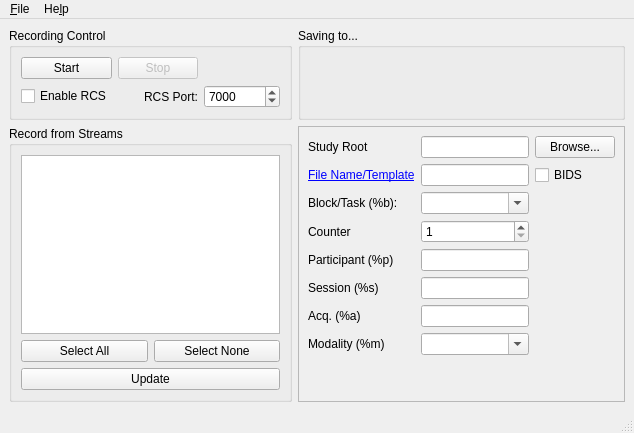
<?xml version="1.0" encoding="UTF-8"?>
<ui version="4.0">
 <class>MainWindow</class>
 <widget class="QMainWindow" name="MainWindow">
  <property name="geometry">
   <rect>
    <x>0</x>
    <y>0</y>
    <width>634</width>
    <height>433</height>
   </rect>
  </property>
  <property name="windowTitle">
   <string>Lab Recorder - (CSV OUTPUT 1.0)</string>
  </property>
  <widget class="QWidget" name="centralwidget">
   <layout class="QGridLayout" name="gridLayout_master">
    <item row="0" column="0">
     <widget class="QGroupBox" name="groupBox_recording">
      <property name="title">
       <string>Recording Control</string>
      </property>
      <layout class="QGridLayout" name="formLayout">
       <item row="0" column="0">
        <widget class="QPushButton" name="startButton">
         <property name="text">
          <string>Start</string>
         </property>
         <property name="shortcut">
          <string>Ctrl+S</string>
         </property>
        </widget>
       </item>
       <item row="0" column="1">
        <widget class="QPushButton" name="stopButton">
         <property name="enabled">
          <bool>false</bool>
         </property>
         <property name="text">
          <string>Stop</string>
         </property>
        </widget>
       </item>
       <item row="1" column="0">
        <widget class="QCheckBox" name="rcsCheckBox">
         <property name="text">
          <string>Enable RCS</string>
         </property>
         <property name="tristate">
          <bool>false</bool>
         </property>
        </widget>
       </item>
       <item row="1" column="1">
        <widget class="QLabel" name="rcsportLabel">
         <property name="text">
          <string>RCS Port:</string>
         </property>
         <property name="alignment">
          <set>Qt::AlignRight|Qt::AlignTrailing|Qt::AlignVCenter</set>
         </property>
        </widget>
       </item>
       <item row="1" column="2">
        <widget class="QSpinBox" name="rcsport">
         <property name="minimum">
          <number>1</number>
         </property>
         <property name="maximum">
          <number>65535</number>
         </property>
         <property name="value">
          <number>7000</number>
         </property>
        </widget>
       </item>
      </layout>
     </widget>
    </item>
    <item row="2" column="0">
     <widget class="QGroupBox" name="groupBox_streams">
      <property name="title">
       <string>Record from Streams</string>
      </property>
      <layout class="QVBoxLayout" name="verticalLayout_streams">
       <item>
        <widget class="QListWidget" name="streamList">
         <property name="selectionMode">
          <enum>QAbstractItemView::SingleSelection</enum>
         </property>
         <property name="selectionBehavior">
          <enum>QAbstractItemView::SelectItems</enum>
         </property>
        </widget>
       </item>
       <item>
        <layout class="QHBoxLayout" name="horizontalLayout_streamsel">
         <item>
          <widget class="QPushButton" name="selectAllButton">
           <property name="text">
            <string>Select All</string>
           </property>
          </widget>
         </item>
         <item>
          <widget class="QPushButton" name="selectNoneButton">
           <property name="text">
            <string>Select None</string>
           </property>
          </widget>
         </item>
        </layout>
       </item>
       <item>
        <widget class="QPushButton" name="refreshButton">
         <property name="text">
          <string>Update</string>
         </property>
         <property name="shortcut">
          <string>Ctrl+U</string>
         </property>
        </widget>
       </item>
      </layout>
     </widget>
    </item>
    <item row="0" column="1">
     <widget class="QGroupBox" name="groupBox_rootFolder">
      <property name="title">
       <string>Saving to...</string>
      </property>
      <layout class="QHBoxLayout" name="horizontalLayout_studyRoot">
       <item>
        <widget class="QLabel" name="locationLabel"/>
       </item>
      </layout>
     </widget>
    </item>
    <item row="2" column="1">
     <widget class="QScrollArea" name="scrollArea">
      <property name="widgetResizable">
       <bool>true</bool>
      </property>
      <widget class="QWidget" name="scrollAreaWidgetContents">
       <property name="geometry">
        <rect>
         <x>0</x>
         <y>0</y>
         <width>332</width>
         <height>284</height>
        </rect>
       </property>
       <layout class="QGridLayout" name="gridLayout_2">
        <item row="3" column="0">
         <widget class="QLabel" name="label_counter">
          <property name="text">
           <string>Counter</string>
          </property>
         </widget>
        </item>
        <item row="5" column="0">
         <widget class="QLabel" name="label_session">
          <property name="text">
           <string>Session (%s)</string>
          </property>
         </widget>
        </item>
        <item row="4" column="1">
         <widget class="QLineEdit" name="lineEdit_participant"/>
        </item>
        <item row="1" column="1">
         <widget class="QLineEdit" name="lineEdit_template"/>
        </item>
        <item row="5" column="1">
         <widget class="QLineEdit" name="lineEdit_session"/>
        </item>
        <item row="0" column="1">
         <widget class="QLineEdit" name="rootEdit"/>
        </item>
        <item row="2" column="0">
         <widget class="QLabel" name="label_currBlock">
          <property name="text">
           <string>Block/Task (%b):</string>
          </property>
         </widget>
        </item>
        <item row="0" column="2">
         <widget class="QPushButton" name="rootBrowseButton">
          <property name="text">
           <string>Browse...</string>
          </property>
          <property name="shortcut">
           <string>Ctrl+B</string>
          </property>
         </widget>
        </item>
        <item row="6" column="1">
         <widget class="QLineEdit" name="lineEdit_acq"/>
        </item>
        <item row="4" column="0">
         <widget class="QLabel" name="label_participant">
          <property name="text">
           <string>Participant (%p)</string>
          </property>
         </widget>
        </item>
        <item row="1" column="0">
         <widget class="QLabel" name="label_template">
          <property name="text">
           <string>&lt;a href=&quot;https://github.com/labstreaminglayer/App-LabRecorder/blob/master/doc/templates.md&quot;&gt;File Name/Template&lt;/a&gt;</string>
          </property>
          <property name="openExternalLinks">
           <bool>true</bool>
          </property>
         </widget>
        </item>
        <item row="0" column="0">
         <widget class="QLabel" name="label_studyroot">
          <property name="text">
           <string>Study Root</string>
          </property>
         </widget>
        </item>
        <item row="6" column="0">
         <widget class="QLabel" name="label_acq">
          <property name="text">
           <string>Acq. (%a)</string>
          </property>
         </widget>
        </item>
        <item row="1" column="2">
         <widget class="QCheckBox" name="check_bids">
          <property name="text">
           <string>BIDS</string>
          </property>
         </widget>
        </item>
        <item row="8" column="1">
         <spacer name="verticalSpacer">
          <property name="orientation">
           <enum>Qt::Vertical</enum>
          </property>
          <property name="sizeHint" stdset="0">
           <size>
            <width>0</width>
            <height>0</height>
           </size>
          </property>
         </spacer>
        </item>
        <item row="3" column="1">
         <widget class="QSpinBox" name="spin_counter">
          <property name="minimum">
           <number>1</number>
          </property>
          <property name="maximum">
           <number>1000</number>
          </property>
          <property name="value">
           <number>1</number>
          </property>
         </widget>
        </item>
        <item row="2" column="1">
         <widget class="QComboBox" name="input_blocktask">
          <property name="editable">
           <bool>true</bool>
          </property>
         </widget>
        </item>
        <item row="7" column="0">
         <widget class="QLabel" name="label_modality">
          <property name="text">
           <string>Modality (%m)</string>
          </property>
         </widget>
        </item>
        <item row="7" column="1">
         <widget class="QComboBox" name="input_modality">
          <property name="editable">
           <bool>true</bool>
          </property>
         </widget>
        </item>
       </layout>
      </widget>
     </widget>
    </item>
   </layout>
  </widget>
  <widget class="QMenuBar" name="menuBar">
   <property name="geometry">
    <rect>
     <x>0</x>
     <y>0</y>
     <width>634</width>
     <height>21</height>
    </rect>
   </property>
   <widget class="QMenu" name="menuFile">
    <property name="title">
     <string>&amp;File</string>
    </property>
    <addaction name="actionLoad_Configuration"/>
    <addaction name="actionSave_Configuration"/>
    <addaction name="separator"/>
    <addaction name="actionQuit"/>
   </widget>
   <widget class="QMenu" name="menuHelp">
    <property name="title">
     <string>He&amp;lp</string>
    </property>
    <addaction name="actionAbout"/>
   </widget>
   <addaction name="menuFile"/>
   <addaction name="menuHelp"/>
  </widget>
  <widget class="QStatusBar" name="statusBar"/>
  <action name="actionLoad_Configuration">
   <property name="text">
    <string>&amp;Load Configuration</string>
   </property>
   <property name="shortcut">
    <string>Ctrl+L</string>
   </property>
  </action>
  <action name="actionSave_Configuration">
   <property name="text">
    <string>&amp;Save Configuration</string>
   </property>
   <property name="shortcut">
    <string>Ctrl+S</string>
   </property>
  </action>
  <action name="actionQuit">
   <property name="text">
    <string>&amp;Quit</string>
   </property>
   <property name="shortcut">
    <string>Ctrl+Q</string>
   </property>
  </action>
  <action name="actionAbout">
   <property name="text">
    <string>&amp;About</string>
   </property>
  </action>
 </widget>
 <tabstops>
  <tabstop>startButton</tabstop>
  <tabstop>stopButton</tabstop>
  <tabstop>streamList</tabstop>
  <tabstop>selectAllButton</tabstop>
  <tabstop>selectNoneButton</tabstop>
  <tabstop>refreshButton</tabstop>
  <tabstop>rootEdit</tabstop>
  <tabstop>rootBrowseButton</tabstop>
  <tabstop>lineEdit_template</tabstop>
  <tabstop>check_bids</tabstop>
  <tabstop>input_blocktask</tabstop>
  <tabstop>spin_counter</tabstop>
  <tabstop>lineEdit_participant</tabstop>
  <tabstop>lineEdit_session</tabstop>
  <tabstop>lineEdit_acq</tabstop>
  <tabstop>input_modality</tabstop>
  <tabstop>scrollArea</tabstop>
 </tabstops>
 <resources/>
 <connections/>
</ui>
